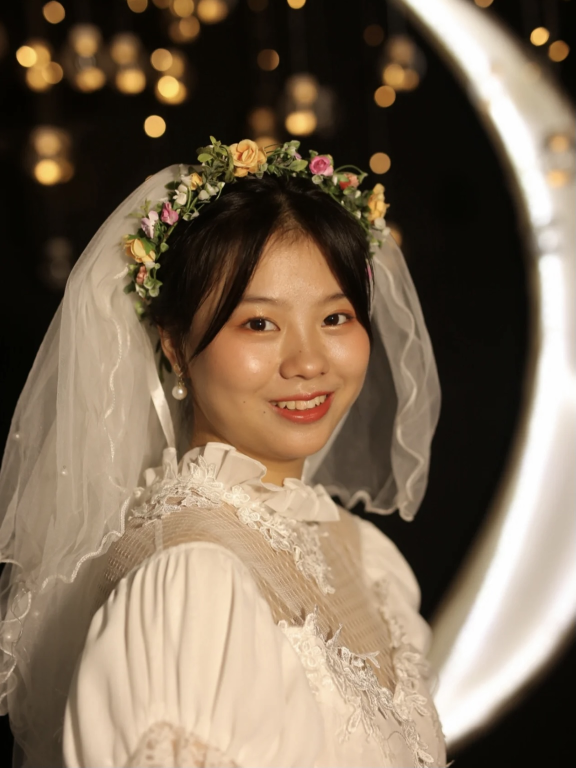
#> input picture originPic/04.jpg, 1151 x 1535 px (shown at 1/2 size)
$ python whiten.py
#> lines starting #> are read from the running program, lines starting #| are printed output that depends on the picture
Color_list = [
    1, 2, 4, 6, 8, 10, 12, 14, 16, 18, 20, 22, 24, 26, 28, 30, 31, 33, 35, 37, 39,
    41, 43, 44, 46, 48, 50, 52, 53, 55, 57, 59, 60, 62, 64, 66, 67, 69, 71, 73, 74,
    76, 78, 79, 81, 83, 84, 86, 87, 89, 91, 92, 94, 95, 97, 99, 100, 102, 103, 105,
    106, 108, 109, 111, 112, 114, 115, 117, 118, 120, 121, 123, 124, 126, 127, 128,
    130, 131, 133, 134, 135, 137, 138, 139, 141, 142, 143, 145, 146, 147, 149, 150,
    151, 153, 154, 155, 156, 158, 159, 160, 161, 162, 164, 165, 166, 167, 168, 170,
    171, 172, 173, 174, 175, 176, 178, 179, 180, 181, 182, 183, 184, 185, 186, 187,
    188, 189, 190, 191, 192, 193, 194, 195, 196, 197, 198, 199, 200, 201, 202, 203,
    204, 205, 205, 206, 207, 208, 209, 210, 211, 211, 212, 213, 214, 215, 215, 216,
    217, 218, 219, 219, 220, 221, 222, 222, 223, 224, 224, 225, 226, 226, 227, 228,
    228, 229, 230, 230, 231, 232, 232, 233, 233, 234, 235, 235, 236, 236, 237, 237,
    238, 238, 239, 239, 240, 240, 241, 241, 242, 242, 243, 243, 244, 244, 244, 245,
    245, 246, 246, 246, 247, 247, 248, 248, 248, 249, 249, 249, 250, 250, 250, 250,
    251, 251, 251, 251, 252, 252, 252, 252, 253, 253, 253, 253, 253, 254, 254, 254,
    254, 254, 254, 254, 255, 255, 255, 255, 255, 255, 255, 255, 255, 255, 255, 255,
    255, 255, 255, 256]

import cv2
from PIL import Image, ImageEnhance

def face_whitening(fileName):
#> called with fileName = 'originPic/04.jpg'
    img = cv2.imread(fileName)
#> img is the input picture: shape (1535, 1151, 3); mean B, G, R 87, 106.8, 124.3
    img = cv2.bilateralFilter(img, 19, 75, 75)
    height, width, n = img.shape
#> height = 1535; width = 1151; n = 3
    img2 = img.copy()
    for i in range(height):
        for j in range(width):
            b = img2[i, j, 0]
            g = img2[i, j, 1]
            r = img2[i, j, 2]
            img2[i, j, 0] = Color_list[b]
            img2[i, j, 1] = Color_list[g]
            img2[i, j, 2] = Color_list[r]
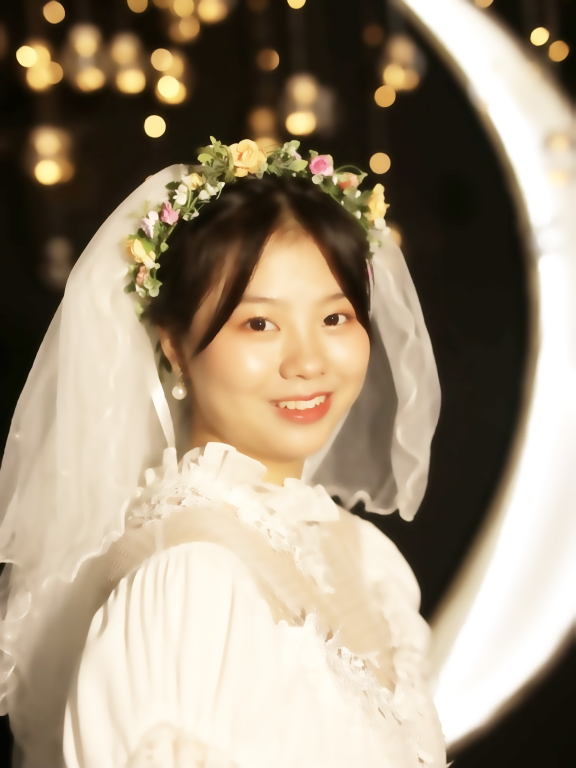
#> img2: shape (1535, 1151, 3) (shown at 1/2 size); mean B, G, R 122.6, 143.5, 157.7
    cv2.imwrite("whiten1.jpg",img2)

    image = Image.open("whiten1.jpg")
    # 锐度调节
    enh_img = ImageEnhance.Sharpness(image)
    image_sharped = enh_img.enhance(1.2)
    # 颜色均衡调节
    con_img = ImageEnhance.Contrast(image_sharped)
    image_con = con_img.enhance(1.2)
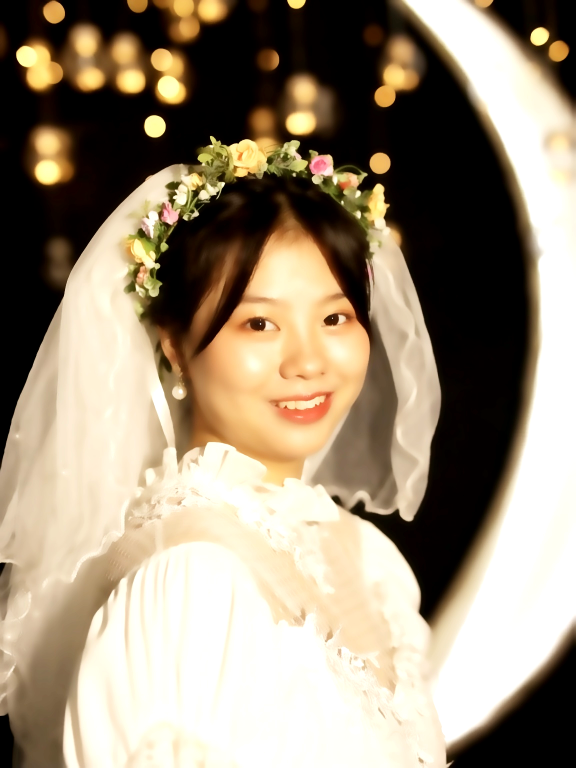
#> image_con: PIL image 1151x1535 RGB (shown at 1/2 size); mean R, G, B 155.6, 141.7, 121
    image_con.save("resultPic/whiten2.jpg")

    # [6 lines of commented-out code are left out]


if __name__ == "__main__":
    face_whitening("originPic/04.jpg")

$ run again, with originPic/01.jpg copied over originPic/04.jpg
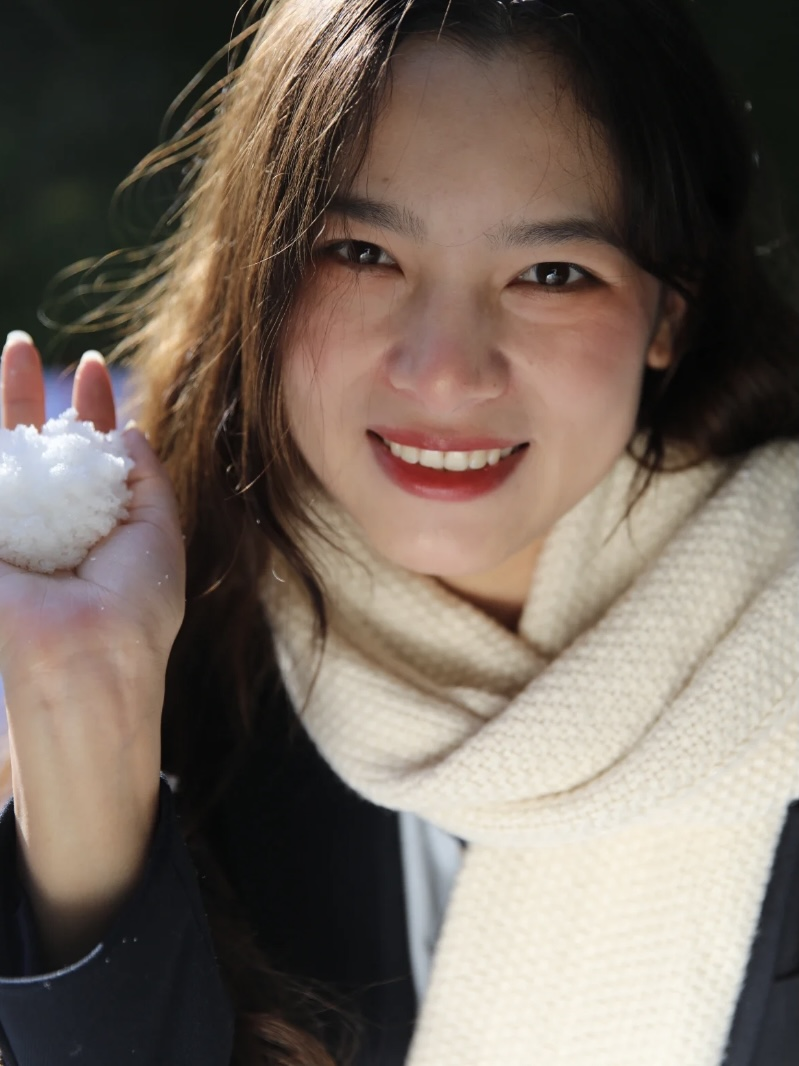
#> input picture originPic/01.jpg, 799 x 1066 px
#> in face_whitening, img is the input picture: shape (1066, 799, 3); mean B, G, R 94.8, 104.7, 117.1
#> after the loop in face_whitening, `for i in range(height):`:
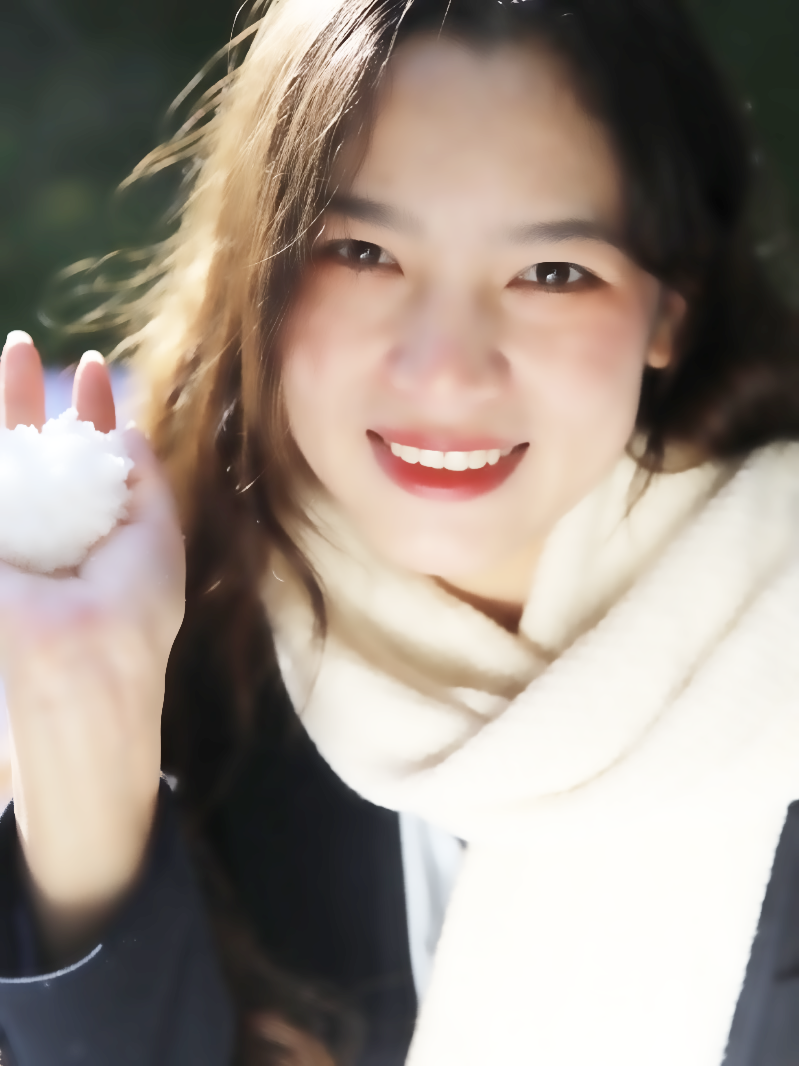
#> img2: shape (1066, 799, 3); mean B, G, R 134.2, 143.6, 154.9
#> in face_whitening, `image_con = con_img.enhance(1.2)`:
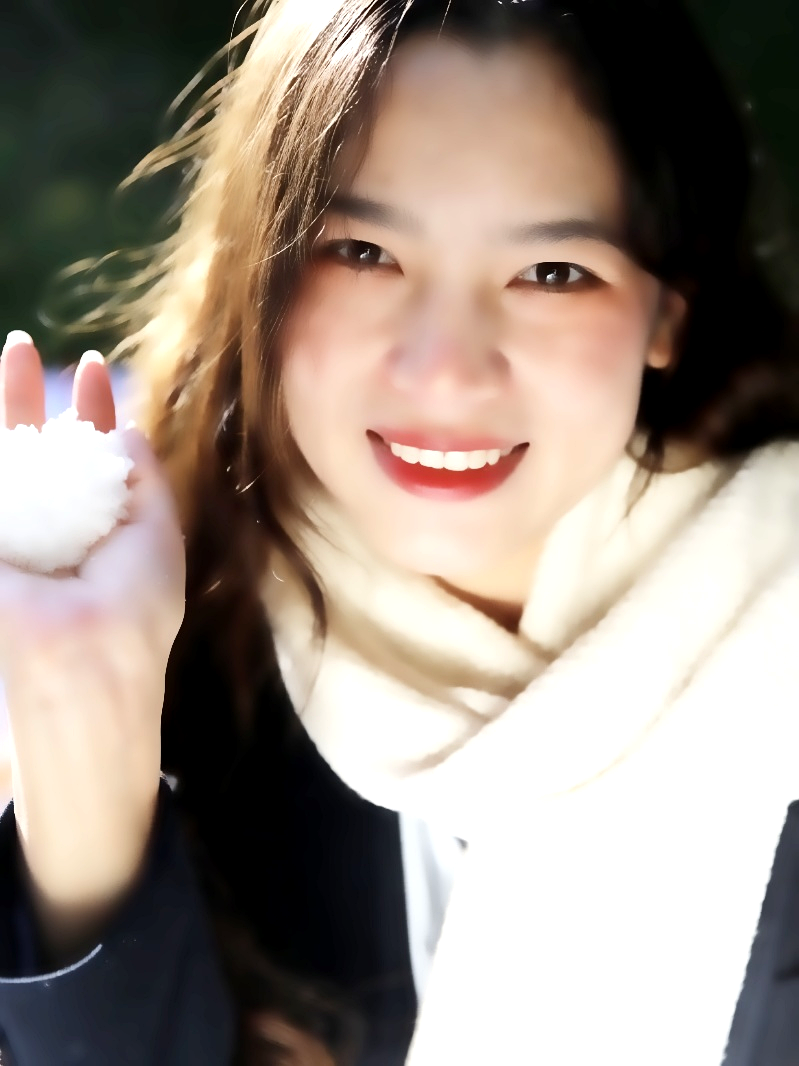
#> image_con: PIL image 799x1066 RGB; mean R, G, B 153.1, 140.1, 129.6

$ run again, with originPic/02.jpg copied over originPic/04.jpg
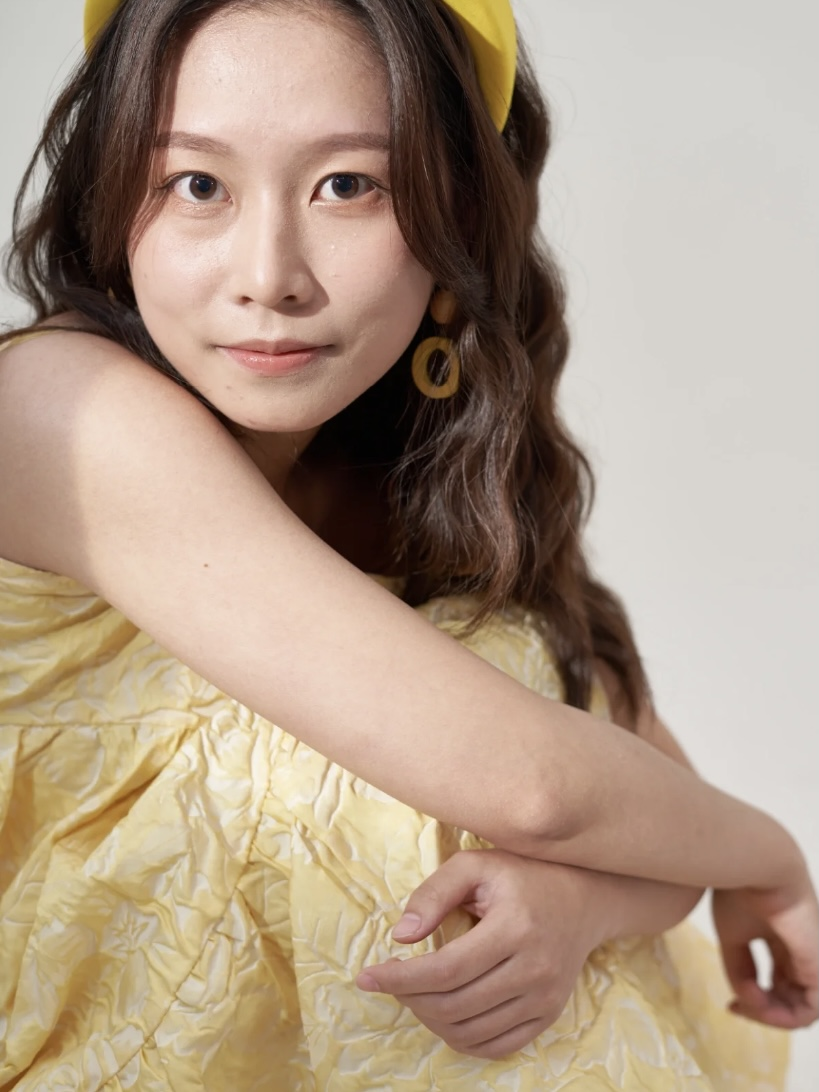
#> input picture originPic/02.jpg, 819 x 1092 px
#> in face_whitening, img is the input picture: shape (1092, 819, 3); mean B, G, R 134.3, 153.4, 173.8
#> after the loop in face_whitening, `for i in range(height):`:
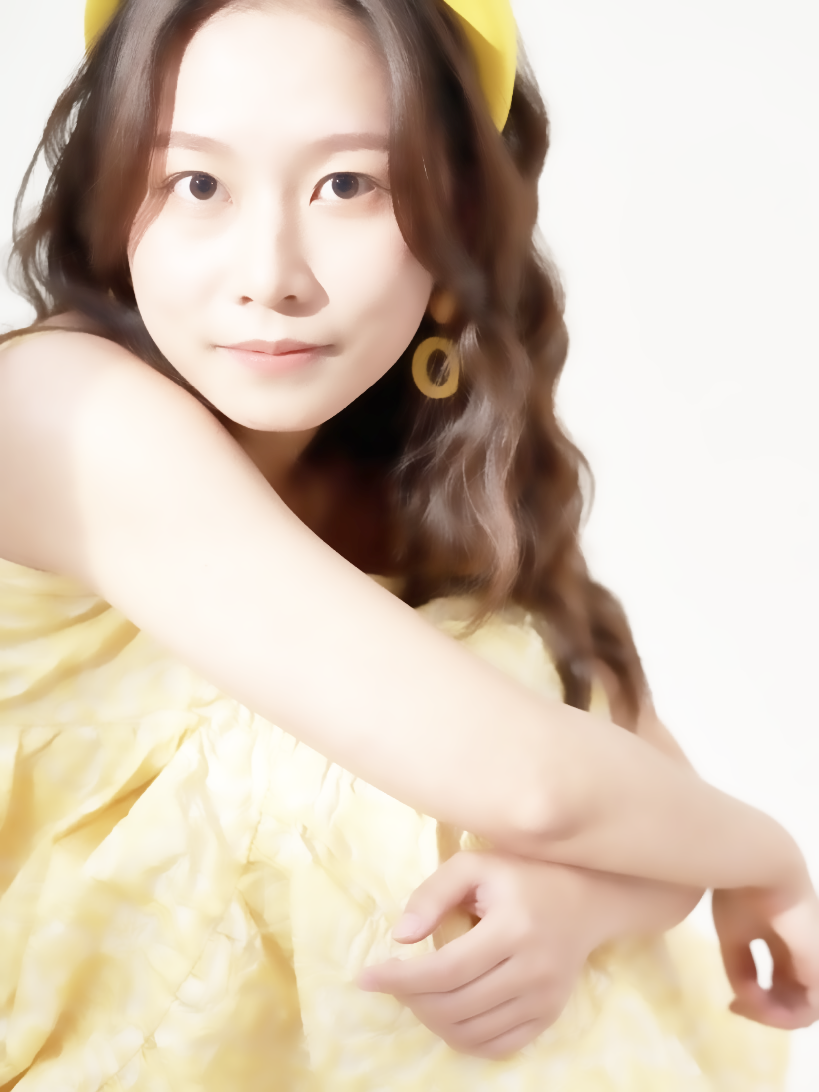
#> img2: shape (1092, 819, 3); mean B, G, R 182, 198.7, 214.7
#> in face_whitening, `image_con = con_img.enhance(1.2)`:
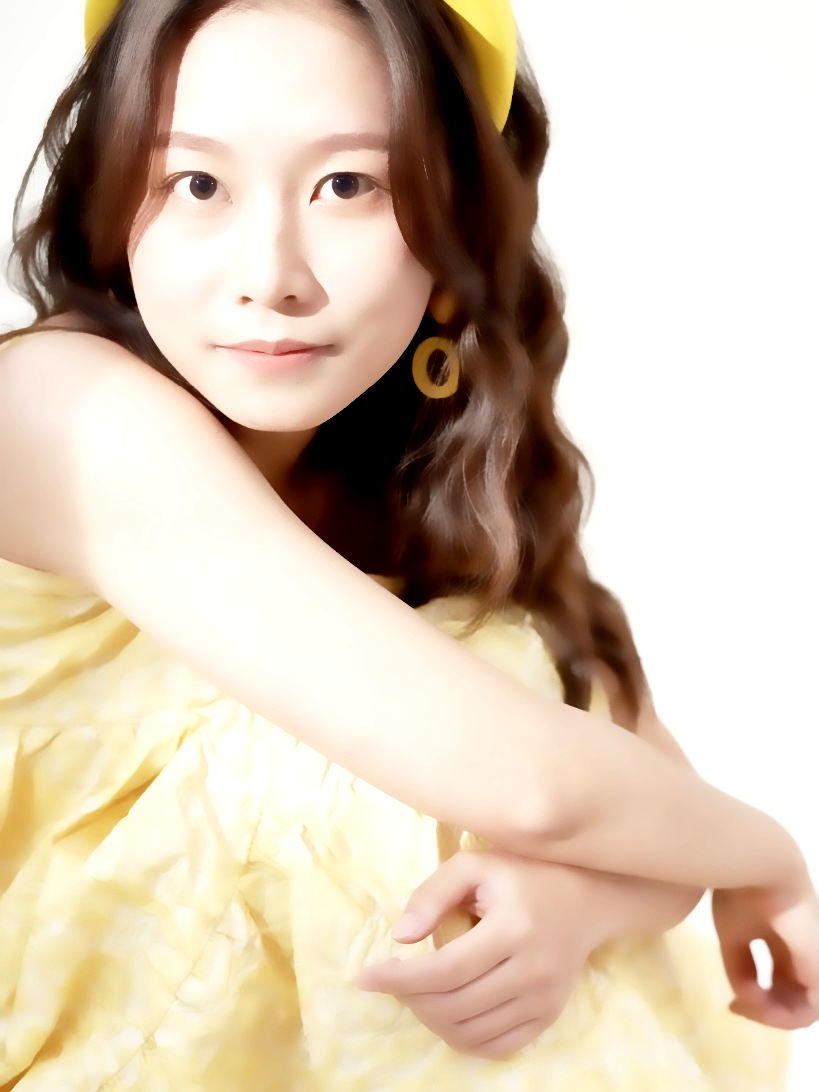
#> image_con: PIL image 819x1092 RGB; mean R, G, B 214.9, 197.6, 178.4

$ run again, with originPic/03.jpg copied over originPic/04.jpg
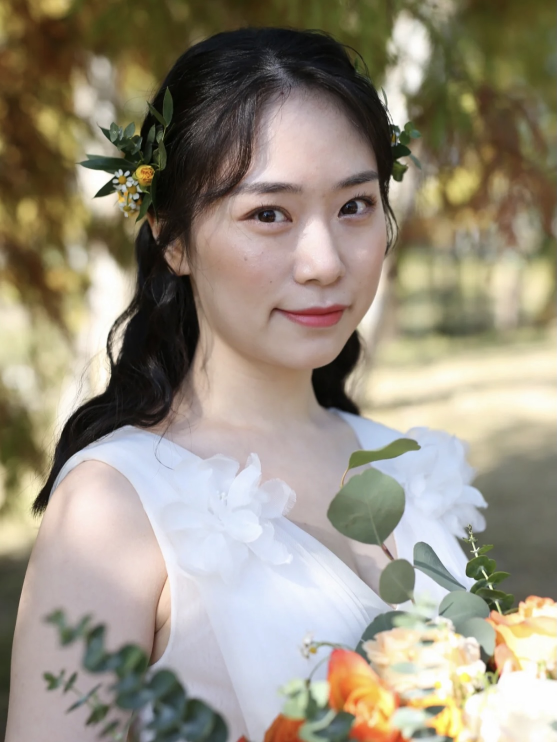
#> input picture originPic/03.jpg, 1113 x 1484 px (shown at 1/2 size)
#> in face_whitening, img is the input picture: shape (1484, 1113, 3); mean B, G, R 128.1, 144.1, 152.3
#> after the loop in face_whitening, `for i in range(height):`:
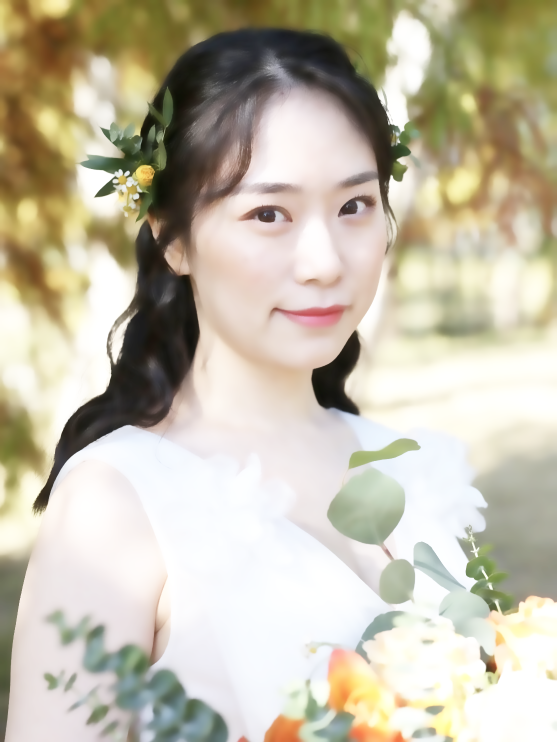
#> img2: shape (1484, 1113, 3) (shown at 1/2 size); mean B, G, R 170.6, 189.4, 196
#> in face_whitening, `image_con = con_img.enhance(1.2)`:
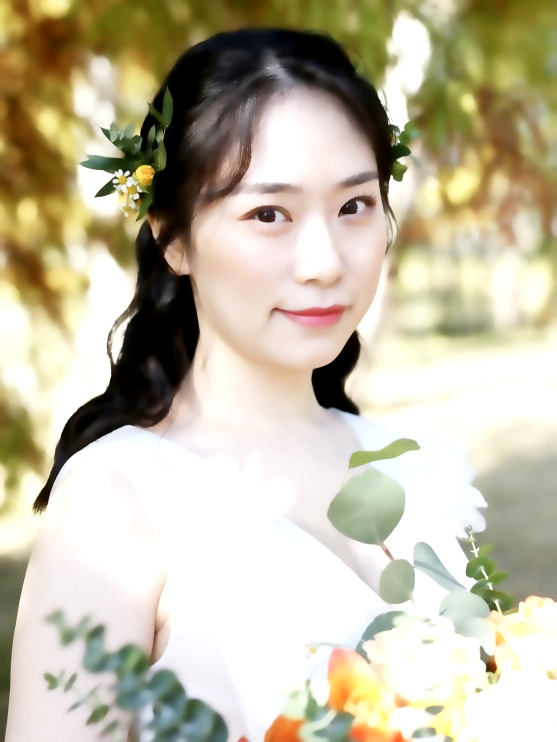
#> image_con: PIL image 1113x1484 RGB (shown at 1/2 size); mean R, G, B 194.5, 187, 164.7
